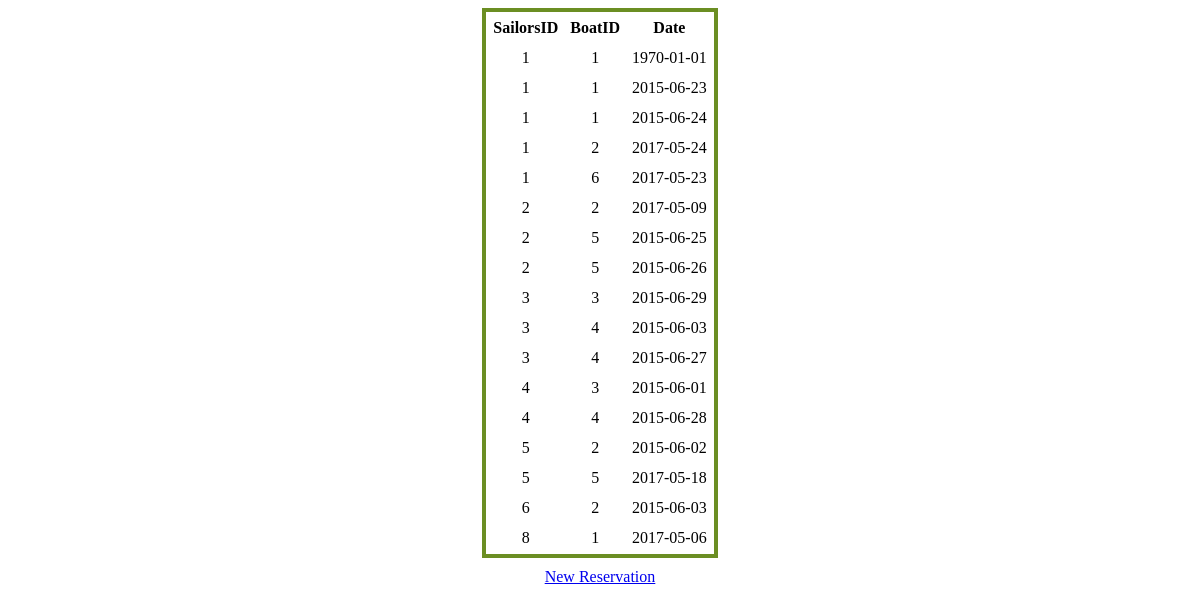
/BoatReservation1.php, run on the app's committed database.
### tables this page shows
CREATE TABLE `reserves` (
  `sid` int(11) NOT NULL,
  `bid` int(11) NOT NULL,
  `date` date NOT NULL
);

### Queries.php (called while the page is built, shortened)
<?php
$BoatResQ = "SELECT *
			FROM `reserves`
			ORDER BY `sid`";
			?>

### BoatReservation1.php (the view, shortened to what this page needs)
<link rel="stylesheet" type="text/css" href="Style.css">
<body>
<?php
require ("connector.php");
require ("Queries.php");
$ResResult = mysqli_query($db, $BoatResQ);
echo "<table >
<thead>
    <tr>
        <th>SailorsID</th>
        <th>BoatID</th>
         <th>Date</th>
    </tr>
    </thead>";
while($row = mysqli_fetch_assoc($ResResult)) {
    $Sid = $row['sid'];
    $Bid = $row['bid'];
    $Date = $row['date'];
    echo "
            <tr>
          <td>$Sid</td>
          <td>$Bid</td>
          <td>$Date</td>
          </tr>    ";
}
?>
</table>
<ul>
    <li><a href="BoatReservation3.php"> New Reservation</a></li>
</ul>

### Style.css (style rules this page uses)
ul { list-style-image: url('sqpurple.gif'); list-style-type: none; margin: auto; padding: 10; text-align:center }
li { display: inline; padding : 10; list-style-type: square; }
th, td { padding: 5px; text-align: center; }
table { border : 4px solid olivedrab; margin : auto; }
a { text-align:center }

### data on the page
reserves: sid "1", bid "1", date "1970-01-01"
reserves: sid "1", bid "1", date "2015-06-23"
reserves: sid "1", bid "1", date "2015-06-24"
reserves: sid "1", bid "2", date "2017-05-24"
reserves: sid "1", bid "6", date "2017-05-23"
reserves: sid "2", bid "2", date "2017-05-09"
reserves: sid "2", bid "5", date "2015-06-25"
reserves: sid "2", bid "5", date "2015-06-26"
reserves: sid "3", bid "3", date "2015-06-29"
reserves: sid "3", bid "4", date "2015-06-03"
reserves: sid "3", bid "4", date "2015-06-27"
reserves: sid "4", bid "3", date "2015-06-01"
reserves: sid "4", bid "4", date "2015-06-28"
reserves: sid "5", bid "2", date "2015-06-02"
reserves: sid "5", bid "5", date "2017-05-18"
reserves: sid "6", bid "2", date "2015-06-03"
reserves: sid "8", bid "1", date "2017-05-06"
